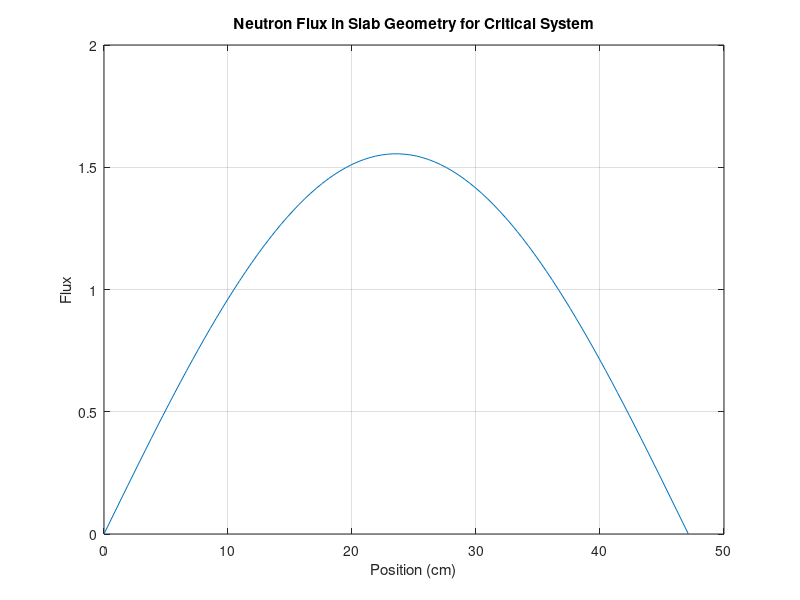

Reproduce this figure in MATLAB.
%% Neutron Diffusion Equation K-eigenvalue Criticality Calculation
% Solves neutron diffusion equation (NDE) in slab geometry.
% Finds width of critical slab using one-speed diffusion theory
% with zero flux boundary conditions on the edges. 

clc, clear

%% Neutron Diffusion Equation in Slab with Fission Source
% The NDE in a slab is given by
%
% $$ -\frac{d}{dx}D(x)\frac{d\phi(x)}{dx} + \Sigma_a \phi(x) = \frac{1}{k}\nu
% \Sigma_f \phi(x) $$
%
% where $D(x)$ is the diffusion coefficient, $\Sigma_a$ and $\Sigma_f$ are
% the absorption and fission macroscopic cross sections, $\nu$ is the
% average number of neutrons emitted in fission, and $k$ is k-effective.

%% Material Properties
%D = 2;
%nusigf = 3*pi;
%siga = pi;
D = 0.9; nusigf = 0.070; siga = 0.066;

%% Slab Geometry Width and Discretization
Lx = pi*((nusigf-siga)/D)^(-0.5);
%Lx = 47.1239;
%Lx = 30;

%Discretization of geometry
N = 100;
h = Lx/(N-1);

x = 0:h:Lx;

%% Generation of Leakage and Absorption Matrices
L = (-D/h^2).*full(gallery('tridiag',N,1,-2,1));
A = siga*eye(N,N);

M = L+A;

%% Boundary Conditions $(\phi(0) = \phi(L) = 0)$
M(1,1) = 1; M(1,2) = 0;
M(end,end) = 1; M(end,end-1) = 0;

phi0 = ones(N,1);
phi0(1) = 0;
phi0(N) = 0;

%% Power Iteration Scheme for k-eigenvalue and Flux
% Algorithm:
% We input an initial flux $\phi^{(0)}(x)$ and k-effective value $k_0$ and solve
% the equation:
%
% $$ M \psi^{(0)}(x) = \frac{1}{k} F \phi^{(0)}(x) $$
%
% for $\psi^{(0)}(x)$. Using this function, we calculate the next k-effective
% iterate using
%
% $$ k^{n+1} = \frac{\sum \nu \Sigma_f \psi^{(n)}(x)}{\sum \nu \Sigma_f
% \phi^{(n)}(x)} $$
%
% The new flux $\phi^{(n+1)}(x)$ is calculated
%
% $$ \phi^{(n+1)}(x) = \frac{1}{k} \psi^{(n)}(x) $$.
% 
% This is done until the two-norm difference between k-effective iterations
% is less than some tolerance.
%

beta = 0.0;

%M - 0.9.*eye(N,N);
%M(1,1) = 1; M(1,2) = 0;
%M(end,end) = 1; M(end,end-1) = 0;

% k-effective guess
k = 1.50;

%Tolerance Criterion
tol = 1e-15;

for i = 1:100
    
    kold = k;
    
    psi = (M-beta.*eye(N,N))\(nusigf.*phi0);
    psi(1) = 0; psi(end) = 0;
    k = sum(nusigf.*psi)/sum(nusigf*phi0);
    phi0 = (1/k).*psi;
    phi0(1) = 0;
    phi0(N) = 0;
    
    residual = norm(abs(k-kold));
    
    if residual <= tol
        
        break
        
    end
    
end

plot(x,phi0);
xlabel('Position (cm)');
ylabel('Flux');
title('Neutron Flux in Slab Geometry for Critical System')
grid on

fprintf('Calculated k-effective value: %f \n',k)
fprintf('K-effective converged in %i iterations \n',i)
